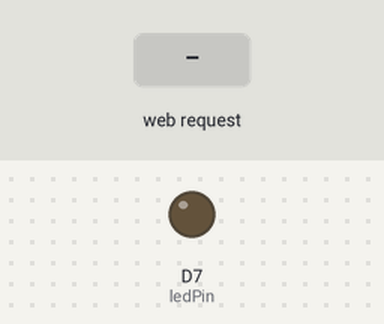
The sketch below on a simulated ESP8266 (NodeMCU). On the bench: output pins drawn as LEDs (lit = HIGH). The inputs (shaded band) are chosen by the test bench. WiFi joins after 1.5 s; servers stay silent unless stated; what the sketch prints to the serial monitor is not drawn.

Above: at 2.7 s.
2.8 s: HTTP request GET /LED=ON received
At 4.0 s:
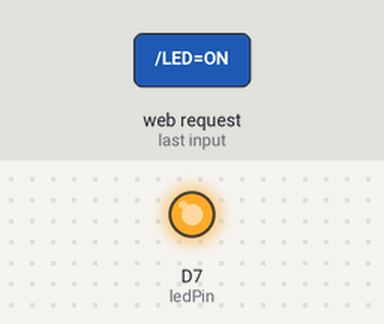
4.3 s: HTTP request GET /LED=OFF received
At 5.2 s:
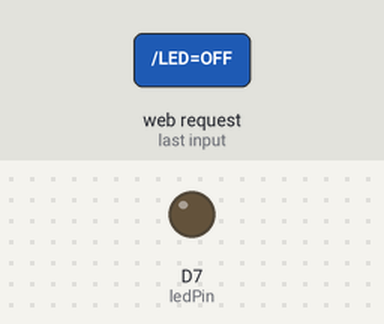
Timing chart, 0 to 7.3 s (numbered marks = the images above; inputs shaded):
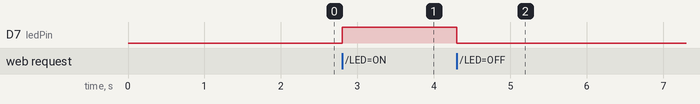

Measured:
- after the input at 2.8 s, D7 (ledPin): LOW → HIGH at once
- after the input at 4.3 s, D7 (ledPin): HIGH → LOW at once

The sketch:

esp8266_LED_control.ino
```cpp
#include <ESP8266WiFi.h>

const char* ssid = "my SSID";
const char* password = "my password";

int ledPin = 13; // GPIO13
WiFiServer server(80);

void setup() {
  Serial.begin(115200);
  delay(10);
  Serial.println();
  Serial.println("___________");
  Serial.println("KLL ESP8266");
  Serial.println("___________");

  pinMode(ledPin, OUTPUT);
  digitalWrite(ledPin, LOW);

  // Connect to WiFi network
  Serial.print("Connecting to ");
  Serial.println(ssid);

  WiFi.begin(ssid, password);

  while (WiFi.status() != WL_CONNECTED) {
    delay(500);
    Serial.print(".");
  }
  Serial.println("");
  Serial.println("WiFi connected");

  // Start the server
  server.begin();
  Serial.println("Server started");

  // Print the IP address
  Serial.print("Use this URL to connect: ");
  Serial.print("http://");
  Serial.print(WiFi.localIP());
  Serial.println("/");

}

void loop() {
  // Check if a client has connected
  WiFiClient client = server.available();
  if (!client) {
    return;
  }

  // Wait until the client sends some data
  Serial.println("new client");
  while(!client.available()){
    delay(1);
  }

  // Read the first line of the request
  String request = client.readStringUntil('\r');
  Serial.println(request);
  client.flush();

  // Match the request

  int value = LOW;
  if (request.indexOf("/LED=ON") != -1)  {
    digitalWrite(ledPin, HIGH);
    value = HIGH;
  }
  if (request.indexOf("/LED=OFF") != -1)  {
    digitalWrite(ledPin, LOW);
    value = LOW;
  }

// Set ledPin according to the request
//digitalWrite(ledPin, value);

  // Return the response
  client.println("HTTP/1.1 200 OK");
  client.println("Content-Type: text/html");
  client.println(""); //  do not forget this one
  client.println("<!DOCTYPE HTML>");
  client.println("<html>");
  client.print("i am a ESP8266 running as webserver / WIFI remote IO / for 3.5USD only");
  client.print("<br />");
  client.print(" <img src=\"http://kll.engineering-news.org/kllfusion01/downloads/ESP8266_myPINOUT.jpg\" alt=\"ESP8266\" > ");
  client.print("<br />");
  client.print("Led pin ( D7 aka GPIO13 ) is now: ");

  if(value == HIGH) {
    client.print("On");
    client.println("<a href=\"/LED=OFF\"\"><button>Turn Off </button></a><br />");
  } else {
    client.print("Off");
    client.println("<a href=\"/LED=ON\"\"><button>Turn On </button></a>");
  }
  client.println("<br><br>");
  client.println("</html>");

  delay(1);
  Serial.println("Client disonnected");
  Serial.println("");

}
```
